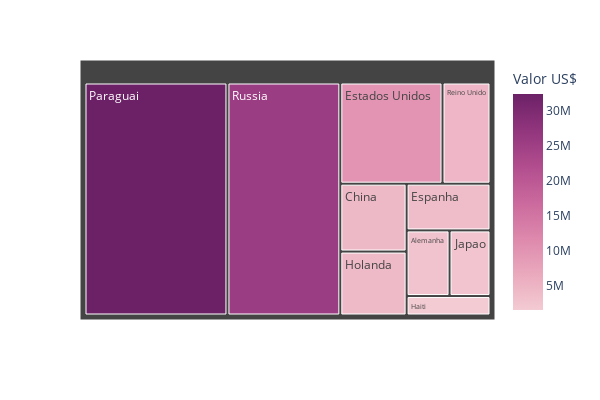

Write notebook code for a chart like this one.
### Code cell
fig_acumulado_top_10_mercados_bar = px.treemap(
    data_frame = acumulado_top_10_mercados,
    path = ['pais'], 
    values = 'valor_exportacao',
    color='valor_exportacao',
    color_continuous_scale=px.colors.sequential.Magenta,
    #color_discrete_sequence = ['#673E69'],
    labels={
        'pais': 'País',
        'valor_exportacao': 'Valor US$'
    }
)
fig_acumulado_top_10_mercados_bar.update_layout(
    title='',  
    showlegend=False, 
    width=600,
    height=400
)

### Figure 1 — Plotly figure (JSON) as saved in the notebook; plotly's stock layout.template omitted (floating-point values rounded to 4 significant figures)
{"data": [{"branchvalues": "total", "customdata": [[2739079], [4372268], [3808552], [10046712], [1586194], [4119122], [2612375], [32364257], [4717554], [25559026]], "domain": {"x": [0, 1], "y": [0, 1]}, "hovertemplate": "labels=%{label}<br>valor_exportacao_sum=%{value}<br>parent=%{parent}<br>id=%{id}<br>Valor US$=%{color}<extra></extra>", "ids": ["Alemanha", "China", "Espanha", "Estados Unidos", "Haiti", "Holanda", "Japao", "Paraguai", "Reino Unido", "Russia"], "labels": ["Alemanha", "China", "Espanha", "Estados Unidos", "Haiti", "Holanda", "Japao", "Paraguai", "Reino Unido", "Russia"], "marker": {"coloraxis": "coloraxis", "colors": [2739079, 4372268, 3808552, 10046712, 1586194, 4119122, 2612375, 32364257, 4717554, 25559026]}, "name": "", "parents": ["", "", "", "", "", "", "", "", "", ""], "type": "treemap", "values": [2739079, 4372268, 3808552, 10046712, 1586194, 4119122, 2612375, 32364257, 4717554, 25559026]}], "layout": {"coloraxis": {"colorbar": {"title": {"text": "Valor US$"}}, "colorscale": [[0, "rgb(243, 203, 211)"], [0.1667, "rgb(234, 169, 189)"], [0.3333, "rgb(221, 136, 172)"], [0.5, "rgb(202, 105, 157)"], [0.6667, "rgb(177, 77, 142)"], [0.8333, "rgb(145, 53, 125)"], [1, "rgb(108, 33, 103)"]]}, "height": 400, "legend": {"tracegroupgap": 0}, "margin": {"t": 60}, "showlegend": false, "title": {"text": ""}, "width": 600}}
